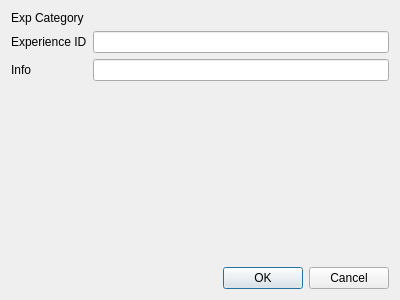
<?xml version="1.0" encoding="UTF-8"?>
<ui version="4.0">
 <class>AddExpCategory</class>
 <widget class="QDialog" name="AddExpCategory">
  <property name="geometry">
   <rect>
    <x>0</x>
    <y>0</y>
    <width>400</width>
    <height>300</height>
   </rect>
  </property>
  <property name="windowTitle">
   <string>Dialog</string>
  </property>
  <layout class="QVBoxLayout" name="verticalLayout">
   <item>
    <layout class="QFormLayout" name="formLayout">
     <item row="0" column="0">
      <widget class="QLabel" name="labelName">
       <property name="text">
        <string>Exp Category</string>
       </property>
      </widget>
     </item>
     <item row="1" column="0">
      <widget class="QLabel" name="label_2">
       <property name="text">
        <string>Experience ID</string>
       </property>
      </widget>
     </item>
     <item row="1" column="1">
      <widget class="QLineEdit" name="experience_id"/>
     </item>
     <item row="2" column="0">
      <widget class="QLabel" name="label_3">
       <property name="text">
        <string>Info</string>
       </property>
      </widget>
     </item>
     <item row="2" column="1">
      <widget class="QLineEdit" name="exp"/>
     </item>
    </layout>
   </item>
   <item>
    <widget class="QDialogButtonBox" name="buttonBox">
     <property name="orientation">
      <enum>Qt::Horizontal</enum>
     </property>
     <property name="standardButtons">
      <set>QDialogButtonBox::Cancel|QDialogButtonBox::Ok</set>
     </property>
    </widget>
   </item>
  </layout>
 </widget>
 <resources/>
 <connections>
  <connection>
   <sender>buttonBox</sender>
   <signal>accepted()</signal>
   <receiver>AddExpCategory</receiver>
   <slot>accept()</slot>
   <hints>
    <hint type="sourcelabel">
     <x>248</x>
     <y>254</y>
    </hint>
    <hint type="destinationlabel">
     <x>157</x>
     <y>274</y>
    </hint>
   </hints>
  </connection>
  <connection>
   <sender>buttonBox</sender>
   <signal>rejected()</signal>
   <receiver>AddExpCategory</receiver>
   <slot>reject()</slot>
   <hints>
    <hint type="sourcelabel">
     <x>316</x>
     <y>260</y>
    </hint>
    <hint type="destinationlabel">
     <x>286</x>
     <y>274</y>
    </hint>
   </hints>
  </connection>
 </connections>
</ui>
